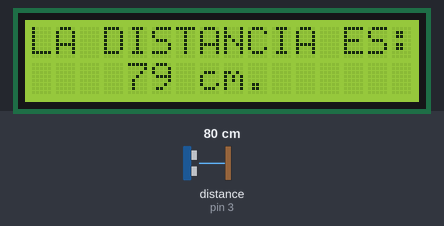
A sketch run on a simulated Arduino Uno, built with avr-gcc and run on an emulated ATmega328P. On the bench: 16×2 character LCD. Wiring (inferred from the names in the program): ultrasonic range finder: trigger pin 2; echo pin 3. The inputs (shaded band) are chosen by the test bench; at power-on: distance to the obstacle (sensor on pin 3) 80 cm. The echo pulse lasts 58.3 µs per cm; what the sketch prints to the serial monitor is not drawn.

Above: at 1.2 s.
1.3 s: distance to the obstacle (sensor on pin 3) set to 2 cm
At 2.5 s:
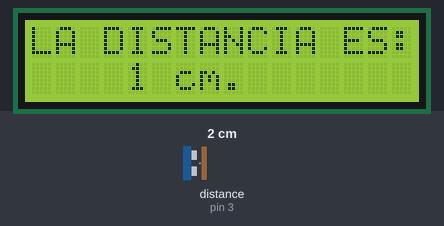
3.1 s: distance to the obstacle (sensor on pin 3) set to 18 cm
At 5.0 s:
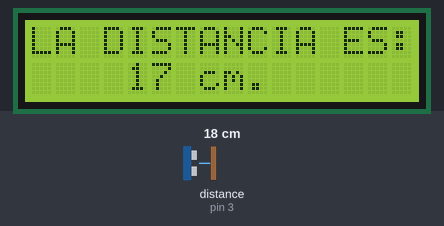
5.2 s: distance to the obstacle (sensor on pin 3) set to 4 cm
At 5.7 s:
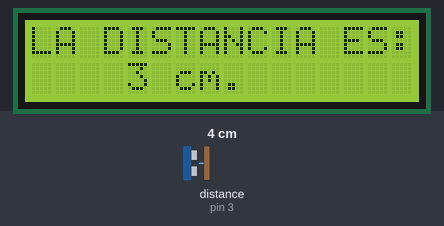
Timing chart, 0 to 8.2 s (numbered marks = the images above; inputs shaded):
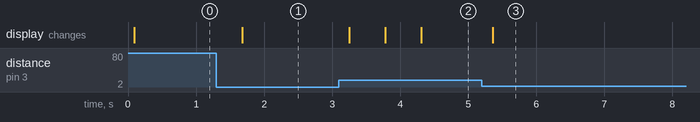

The sketch:

METRO_ULTRA_LCD.ino
```cpp
     #define trigPin 2
     #define echoPin 3
#include  <Wire.h>
#include  <LiquidCrystal_I2C.h>

// Constructor de la librería de LCD 16x2
// Aqui se configuran los pines asignados a la pantalla del PCF8574
LiquidCrystal_I2C lcd(0x27, 2, 1, 0, 4, 5, 6, 7, 3, POSITIVE);
     void setup()
        {   Serial.begin (9600);
            pinMode(trigPin, OUTPUT);
            pinMode(echoPin, INPUT);
            lcd.begin(16, 2);
        }

     void loop()
        {   long duracion, distancia ;
            digitalWrite(trigPin, LOW);        // Nos aseguramos de que el trigger está desactivado
            delayMicroseconds(2);              // Para asegurarnos de que el trigger esta LOW
            digitalWrite(trigPin, HIGH);       // Activamos el pulso de salida
            delayMicroseconds(10);             // Esperamos 10µs. El pulso sigue active este tiempo
            digitalWrite(trigPin, LOW);        // Cortamos el pulso y a esperar el echo
            duracion = pulseIn(echoPin, HIGH) ;
            distancia = duracion / 2 / 29.1  ;
            lcd.setCursor ( 0, 0 );
            Serial.println(String(distancia) + " cm.") ;
            lcd.print("LA DISTANCIA ES: ") ;
            lcd.setCursor ( 4, 1 );
            lcd.println(String(distancia) + " cm.") ;
            delay (500) ;                  // Para limitar el número de mediciones
        }
```

Measured:
- after the input at 1.3 s, the display: changes after 0.38 s (image 1)
- after the input at 3.1 s, the display: changes after 0.15 s (image 2)
- after the input at 5.2 s, the display: changes after 0.16 s (image 3)
